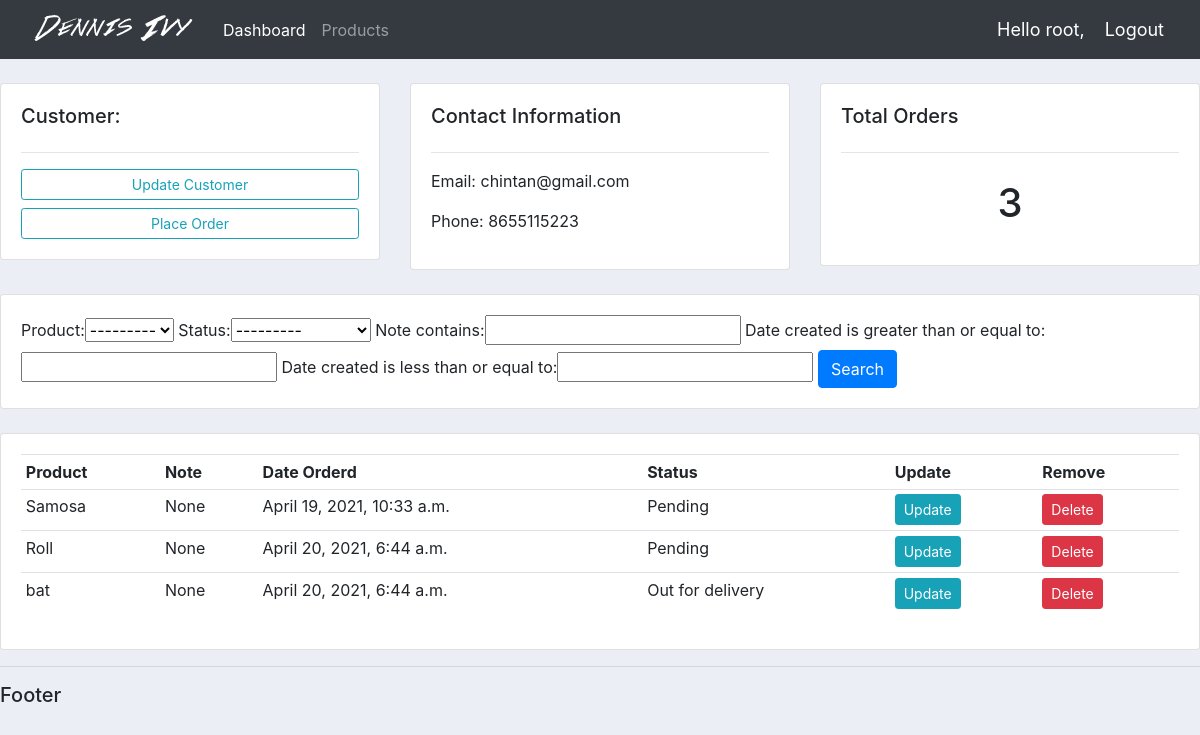
The app's page /customer/1/ (signed in) with its own data.
### Accounts/models.py (models this page shows, shortened)
class Customer(models.Model):
    user = models.OneToOneField(User, blank=True, null=True, on_delete=models.CASCADE)
    name = models.CharField(max_length=100, null=True)
    phone = models.CharField(max_length=100, null=True)
    email = models.CharField(max_length=100, null=True)
    profile_pic = models.ImageField(null=True, blank=True, default='profile1.png')
    date_created = models.DateTimeField(auto_now_add=True, null=True)

class Order(models.Model):
    STATUS = (
			('Pending', 'Pending'),
			('Out for delivery', 'Out for delivery'),
			('Delivered', 'Delivered'),
			)
    customer = models.ForeignKey(Customer, null=True, on_delete=models.SET_NULL)
    product = models.ForeignKey(Product, null=True, on_delete=models.SET_NULL)
    date_created =  models.DateTimeField(auto_now_add=True, null=True)
    status = models.CharField(max_length=100, null=True, choices=STATUS)
    note = models.CharField(max_length=100, null=True)

class Product(models.Model):
    CATEGORY = (
			('Indoor', 'Indoor'),
			('Out Door', 'Out Door'),
			)
    name = models.CharField(max_length=100, null=True)
    price = models.FloatField(null=True)
    category = models.CharField(max_length=100, null=True, choices=CATEGORY)
    description = models.CharField(max_length=100, null=True, blank=True)
    date_created =  models.DateTimeField(auto_now_add=True, null=True)
    tags = models.ManyToManyField(Tag)
    def __str__(self):
        return self.name

### Accounts/decorators.py (the view)
		def wrapper_func(request, *args, **kwargs):
			group = None
			if request.user.groups.exists():
				group = request.user.groups.all()[0].name
			if group in allowed_roles:
				return view_func(request, *args, **kwargs)
			else:
				return HttpResponse('You are not authorized to view this page')

### Accounts/views.py (called while the page is built)
@login_required(login_url='login')
@allowed_users(allowed_roles=['admin'])
def customer(request, pk_test):
    customer = Customer.objects.get(id=pk_test)
    orders = customer.order_set.all()
    order_count = orders.count()
    myFilter = OrderFilter(request.GET, queryset=orders)
    orders = myFilter.qs
    context = {
        'customer' : customer,
        'orders' : orders,
        'order_count' : order_count,
        'myFilter' : myFilter
    }
    return render(request, 'Accounts/customer.html', context)

### Accounts/templates/Accounts/customer.html
{% extends 'Accounts/main.html' %}
{% block content %}
<br>
<div class="row">
	<div class="col-md">
		<div class="card card-body">
			<h5>Customer:</h5>
			<hr>
			<a class="btn btn-outline-info  btn-sm btn-block" href="">Update Customer</a>
			<a class="btn btn-outline-info  btn-sm btn-block" href="{% url 'create_order' customer.id %}">Place Order</a>
		</div>
	</div>
	<div class="col-md">
		<div class="card card-body">
			<h5>Contact Information</h5>
			<hr>
			<p>Email: {{ customer.email }} </p>
			<p>Phone: {{ customer.phone }} </p>
		</div>
	</div>
	<div class="col-md">
		<div class="card card-body">
			<h5>Total Orders</h5>
			<hr>
			<h1 style="text-align: center;padding: 10px"> {{ order_count }} </h1>
		</div>
	</div>
</div>
<br>
<div class="row">
	<div class="col">
		<div class="card card-body">
			<form method="get">
				{{ myFilter.form }}
		    <button class="btn btn-primary" type="submit">Search</button>
		  </form>
		</div>
	</div>
</div>
<br>
<div class="row">
	<div class="col-md">
		<div class="card card-body">
			<table class="table table-sm">
				<tr>
					<th>Product</th>
					<th>Note</th>
					<th>Date Orderd</th>
					<th>Status</th>
					<th>Update</th>
					<th>Remove</th>
				</tr>
				{% for order in orders %}
					<tr>
						<td> {{ order.product }} </td>
						<td> {{ order.note }} </td>
						<td> {{ order.date_created }} </td>
						<td> {{ order.status }} </td>
						<td><a class="btn btn-sm btn-info" href="{% url 'update_order' order.id %}">Update</a></td>
						<td><a class="btn btn-sm btn-danger" href="{% url 'delete_order' order.id %}">Delete</a></td>
					</tr>
				{% endfor %}
			</table>
		</div>
	</div>
</div>
{% endblock %}

### Accounts/templates/Accounts/navbar.html (shortened to what this page needs)
{% load static %}
<nav class="navbar navbar-expand-lg navbar-dark bg-dark">
    <img src="{% static 'images/logo.png' %}" alt="">
    <div class="collapse navbar-collapse" id="navbarNav">
      <ul class="navbar-nav">
        {% if request.user.is_staff %}
        <li class="nav-item active">
          <a class="nav-link" href="{% url 'home' %}">Dashboard</a>
        </li>
        <li class="nav-item">
          <a class="nav-link" href="{% url 'products' %}">Products</a>
        </li>
        {% else %}
        <li class="nav-item">
          <a class="nav-link" href="{% url 'account' %}">Settings</a>
        </li>
        {% endif %}
      </ul>
    </div>
    <span class="hello-msg">Hello {{ request.user }},</span>
    <span><a class="hello-msg" href="{% url 'logout' %}">Logout</a></span>
  </nav>

### static/css/main.css (style rules this page uses)
body { background-color: #ebeff5; }

### Accounts/templates/Accounts/navbar.html (style rules this page uses)
.hello-msg { font-size: 18px; color: #fff; margin-right: 20px; }

### records on screen
Customer: email "chintan@gmail.com", phone "8655115223"
Order: product "Samosa", note "None", date_created "April 19, 2021, 10:33 a.m.", status "Pending"
Order: product "Roll", note "None", date_created "April 20, 2021, 6:44 a.m.", status "Pending"
Order: product "bat", note "None", date_created "April 20, 2021, 6:44 a.m.", status "Out for delivery"

### other values on screen
{{ request.user }} "root"
{{ order_count }} "3"
